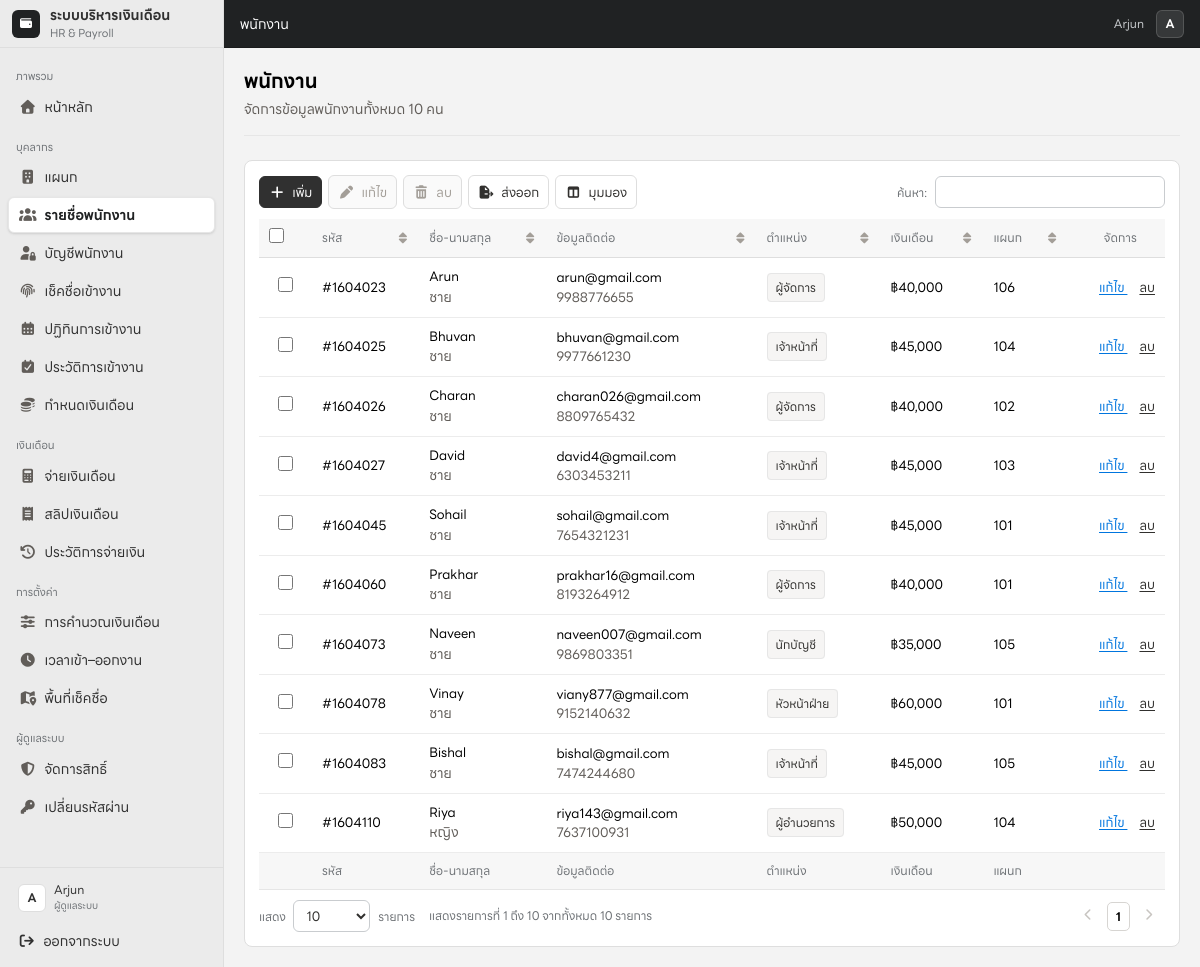
The app's page /employee (signed in) with its own data.
### tables this page shows
CREATE TABLE IF NOT EXISTS `employee` (
  `Employee_id` int(11) NOT NULL,
  `Name` varchar(200) NOT NULL,
  `Address` varchar(200) NOT NULL,
  `Phone_no` varchar(15) DEFAULT NULL,
  `Email` varchar(50) DEFAULT NULL,
  `Start_date` date NOT NULL,
  `dob` date NOT NULL,
  `gender` varchar(15) NOT NULL,
  `loan` int(11) NOT NULL,
  `p_fund` int(11) NOT NULL,
  `jobtitle` varchar(50) NOT NULL,
  `Depart_id` int(11) NOT NULL,
  `managesDepart_id` int(11) DEFAULT NULL,
  `bank_accno` int(11) DEFAULT NULL,
  PRIMARY KEY (`Employee_id`),
  UNIQUE KEY `Phone_no` (`Phone_no`),
  UNIQUE KEY `Email` (`Email`),
  UNIQUE KEY `bank_accno` (`bank_accno`),
  KEY `employee_ibfk_1` (`Depart_id`),
  KEY `employee_ibfk_2` (`managesDepart_id`),
  KEY `employee_ibfk_3` (`jobtitle`),
  CONSTRAINT `employee_ibfk_1` FOREIGN KEY (`Depart_id`) REFERENCES `department` (`Depart_id`),
  CONSTRAINT `employee_ibfk_2` FOREIGN KEY (`managesDepart_id`) REFERENCES `department` (`Depart_id`),
  CONSTRAINT `employee_ibfk_3` FOREIGN KEY (`jobtitle`) REFERENCES `job` (`Job_Title`)
);

### pages/employee.php (the view, shortened to what this page needs)
<?php
require_once __DIR__ . '/../lib/db.php';
$salaryDate = date('Y-m-d');
$sql = "SELECT employee.*, (SELECT es.salary_amount FROM employee_salaries es WHERE es.employee_id=employee.Employee_id AND es.effective_from<='$salaryDate' ORDER BY es.effective_from DESC,es.id DESC LIMIT 1) AS basic_salary FROM employee";
$result = mysqli_query($connection, $sql);
$employees = [];
while ($row = mysqli_fetch_assoc($result)) {
    $employees[] = $row;
}
$jobLabels = ['executive' => 'เจ้าหน้าที่', 'manager' => 'ผู้จัดการ', 'director' => 'ผู้อำนวยการ', 'accountant' => 'นักบัญชี', 'chief' => 'หัวหน้าฝ่าย'];
?>
<div class="space-y-5 sm:space-y-6 min-w-0">
    <div class="flex flex-col gap-3 sm:flex-row sm:items-end sm:justify-between pb-4 border-b border-[#e6e6e6]">
        <div class="min-w-0">
            <h1 class="text-[22px] sm:text-[26px] font-bold text-[#000000] tracking-[-0.625px]">พนักงาน</h1>
            <p class="text-[14px] sm:text-[15px] text-[#615d59] mt-1">จัดการข้อมูลพนักงานทั้งหมด <?= count($employees) ?> คน</p>
        </div>
    </div>
    <div class="hidden md:block bg-[#ffffff] rounded-[12px] border border-[#e6e6e6] overflow-hidden">
        <div class="min-w-0">
            <table class="js-data-table w-full text-left text-[15px] text-[#000000]" data-create-url="/employee/add" data-export-name="ข้อมูลพนักงาน">
                <thead class="bg-[#f6f5f4] border-b border-[#e6e6e6] whitespace-nowrap">
                    <tr>
                        <th scope="col" class="px-4 py-3 text-[12px] font-semibold tracking-[0.125px] text-[#615d59]">รหัส</th>
                        <th scope="col" class="px-4 py-3 text-[12px] font-semibold tracking-[0.125px] text-[#615d59]">ชื่อ-นามสกุล</th>
                        <th scope="col" class="px-4 py-3 text-[12px] font-semibold tracking-[0.125px] text-[#615d59]">ข้อมูลติดต่อ</th>
                        <th scope="col" class="px-4 py-3 text-[12px] font-semibold tracking-[0.125px] text-[#615d59]">ตำแหน่ง</th>
                        <th scope="col" class="px-4 py-3 text-[12px] font-semibold tracking-[0.125px] text-[#615d59]">เงินเดือน</th>
                        <th scope="col" class="px-4 py-3 text-[12px] font-semibold tracking-[0.125px] text-[#615d59]">แผนก</th>
                        <th scope="col" class="px-4 py-3 text-[12px] font-semibold tracking-[0.125px] text-[#615d59] text-right">จัดการ</th>
                    </tr>
                </thead>
                <tbody class="divide-y divide-[#e6e6e6]">
                    <?php if ($employees): ?>
                        <?php foreach ($employees as $row): ?>
                            <tr class="hover:bg-[#f6f5f4] transition-colors">
                                <td class="px-4 py-3 font-medium">#<?= htmlspecialchars($row['Employee_id']) ?></td>
                                <td class="px-4 py-3">
                                    <div class="font-medium"><?= htmlspecialchars($row['Name']) ?></div>
                                    <div class="text-[14px] text-[#615d59]"><?= $row['gender'] === 'female' ? 'หญิง' : 'ชาย' ?></div>
                                </td>
                                <td class="px-4 py-3 text-[14px]">
                                    <div><?= htmlspecialchars($row['Email']) ?></div>
                                    <div class="text-[#615d59]"><?= htmlspecialchars($row['Phone_no']) ?></div>
                                </td>
                                <td class="px-4 py-3 capitalize">
                                    <span class="px-2 py-1 bg-[#f6f5f4] border border-[#e6e6e6] rounded-[4px] text-[12px] font-medium text-[#31302e]">
                                        <?= htmlspecialchars($jobLabels[$row['jobtitle']] ?? $row['jobtitle']) ?>
                                    </span>
                                </td>
                                <td class="px-4 py-3 font-medium"><?= $row['basic_salary'] !== null ? '฿'.number_format((float)$row['basic_salary']) : '<span class="text-amber-700">ยังไม่กำหนด</span>' ?></td>
                                <td class="px-4 py-3"><?= htmlspecialchars($row['Depart_id']) ?></td>
                                <td class="px-4 py-3 text-right whitespace-nowrap space-x-3">
                                    <a href="/employee/update?id=<?= $row['Employee_id'] ?>" class="text-[#0075de] hover:text-[#005bab] font-medium underline underline-offset-2">
                                        แก้ไข
                                    </a>
                                    <a href="/employee/delete?id=<?= urlencode($row['Employee_id']) ?>" hx-boost="false" class="js-delete-link text-[#31302e] hover:text-red-600 font-medium underline underline-offset-2" data-record="<?= htmlspecialchars($row['Name']) ?>">
                                        ลบ
                                    </a>
                                </td>
                            </tr>
                        <?php endforeach; ?>
                    <?php else: ?>
                        <tr>
                            <td colspan="7" class="px-4 py-8 text-center text-[#615d59]">ไม่พบข้อมูลพนักงาน</td>
                        </tr>
                    <?php endif; ?>
                </tbody>
            </table>
        </div>
    </div>
</div>

### index.php (shortened to what this page needs)
<?php
$routes = [
    '/'                     => __DIR__ . '/pages/home.php',
    '/login'                => __DIR__ . '/pages/login.php',
    '/logout'               => __DIR__ . '/pages/logout.php',
    '/department'           => __DIR__ . '/pages/department.php',
    '/department/add'       => __DIR__ . '/pages/department_add.php',
    '/department/delete'    => __DIR__ . '/pages/department_delete.php',
    '/employee'             => __DIR__ . '/pages/employee.php',
    '/employee/add'         => __DIR__ . '/pages/employee_add.php',
    '/employee/update'      => __DIR__ . '/pages/employee_update.php',
    '/employee/delete'      => __DIR__ . '/pages/employee_delete.php',
    '/employee/setsalary'   => __DIR__ . '/pages/employee_setsalary.php',
    '/employee/payment'     => __DIR__ . '/pages/employee_payment.php',
    '/employee/payslip'     => __DIR__ . '/pages/employee_payslip.php',
    '/employee/payhistory'  => __DIR__ . '/pages/employee_payhistory.php',
    '/employee/accounts'    => __DIR__ . '/pages/employee_accounts.php',
    '/attendance'           => __DIR__ . '/pages/attendance.php',
    '/attendance/calendar'  => __DIR__ . '/pages/attendance_calendar.php',
    '/attendance/history'   => __DIR__ . '/pages/attendance_history.php',
    '/settings/payroll'     => __DIR__ . '/pages/payroll_settings.php',
    '/settings/attendance'  => __DIR__ . '/pages/attendance_settings.php',
    '/settings/attendance/location' => __DIR__ . '/pages/attendance_location_settings.php',
    '/admin/accounts'       => __DIR__ . '/pages/admin_accounts.php',
    '/admin/accounts/delete'=> __DIR__ . '/pages/admin_accounts_delete.php',
    '/admin/password'       => __DIR__ . '/pages/admin_password.php',
    '/me'                   => __DIR__ . '/pages/me.php',
    '/me/attendance'        => __DIR__ . '/pages/me_attendance.php',
    '/me/payhistory'        => __DIR__ . '/pages/me_payhistory.php',
    '/me/password'          => __DIR__ . '/pages/me_password.php',
];
$path = parse_url($_SERVER['REQUEST_URI'], PHP_URL_PATH);
$path = rtrim($path, '/');
foreach ($routes as $route => $file) {
    if ($path === $route) {
        require $file;
        require __DIR__ . '/layouts/app.php';
        exit;
    }
}
require __DIR__ . '/layouts/app.php';

### layouts/app.php (style rules this page uses)
body { font-family: 'LINESeedSansTH', ui-sans-serif, system-ui, -apple-system, BlinkMacSystemFont, 'Segoe UI', Roboto, 'Helvetica Neue', Arial, sans-serif !important; }
table.dataTable { width: 100% !important; margin: 0 !important; border-collapse: collapse !important; }
table.dataTable thead th, table.dataTable tfoot th { position: relative; padding: 12px 32px 12px 14px !important; border-top: 0 !important; border-bottom: 1px solid #d7d5d2 !important; background: #f6f5f4; color: #31302e; font-size: 13px; font-weight: 700; white-space: nowrap; }
table.dataTable tbody td { padding: 11px 14px !important; border-bottom: 1px solid #e6e6e6 !important; background: #ffffff; vertical-align: middle; }
table.dataTable thead th.sorting::after, table.dataTable thead th.sorting_asc::after, table.dataTable thead th.sorting_desc::after { position: absolute; right: 12px; top: 50%; transform: translateY(-50%); color: #a39e98; font-family: "Font Awesome 7 Free"; font-size: 11px; font-weight: 900; content: "\f0dc"; }

### records on screen
employee: Employee_id "1604023", Name "Arun", gender "ชาย", Email "arun@gmail.com", Phone_no "9988776655", jobtitle "ผู้จัดการ", basic_salary "40,000", Depart "106"
employee: Employee_id "1604025", Name "Bhuvan", gender "ชาย", Email "bhuvan@gmail.com", Phone_no "9977661230", jobtitle "เจ้าหน้าที่", basic_salary "45,000", Depart "104"
employee: Employee_id "1604026", Name "Charan", gender "ชาย", Email "charan026@gmail.com", Phone_no "8809765432", jobtitle "ผู้จัดการ", basic_salary "40,000", Depart "102"
employee: Employee_id "1604027", Name "David", gender "ชาย", Email "david4@gmail.com", Phone_no "6303453211", jobtitle "เจ้าหน้าที่", basic_salary "45,000", Depart "103"
employee: Employee_id "1604045", Name "Sohail", gender "ชาย", Email "sohail@gmail.com", Phone_no "7654321231", jobtitle "เจ้าหน้าที่", basic_salary "45,000", Depart "101"
employee: Employee_id "1604060", Name "Prakhar", gender "ชาย", Email "prakhar16@gmail.com", Phone_no "8193264912", jobtitle "ผู้จัดการ", basic_salary "40,000", Depart "101"
employee: Employee_id "1604073", Name "Naveen", gender "ชาย", Email "naveen007@gmail.com", Phone_no "9869803351", jobtitle "นักบัญชี", basic_salary "35,000", Depart "105"
employee: Employee_id "1604078", Name "Vinay", gender "ชาย", Email "viany877@gmail.com", Phone_no "9152140632", jobtitle "หัวหน้าฝ่าย", basic_salary "60,000", Depart "101"
employee: Employee_id "1604083", Name "Bishal", gender "ชาย", Email "bishal@gmail.com", Phone_no "7474244680", jobtitle "เจ้าหน้าที่", basic_salary "45,000", Depart "105"
employee: Employee_id "1604110", Name "Riya", gender "หญิง", Email "riya143@gmail.com", Phone_no "7637100931", jobtitle "ผู้อำนวยการ", basic_salary "50,000", Depart "104"

### other values on screen
$currentSection "ภาพรวม"
$item['label'] "หน้าหลัก"
$currentSection "บุคลากร"
$item['label'] "แผนก"
$item['label'] "รายชื่อพนักงาน"
$item['label'] "บัญชีพนักงาน"
$item['label'] "เช็คชื่อเข้างาน"
$item['label'] "ปฏิทินการเข้างาน"
$item['label'] "ประวัติการเข้างาน"
$item['label'] "กำหนดเงินเดือน"
$currentSection "เงินเดือน"
$item['label'] "จ่ายเงินเดือน"
$item['label'] "สลิปเงินเดือน"
$item['label'] "ประวัติการจ่ายเงิน"
$currentSection "การตั้งค่า"
